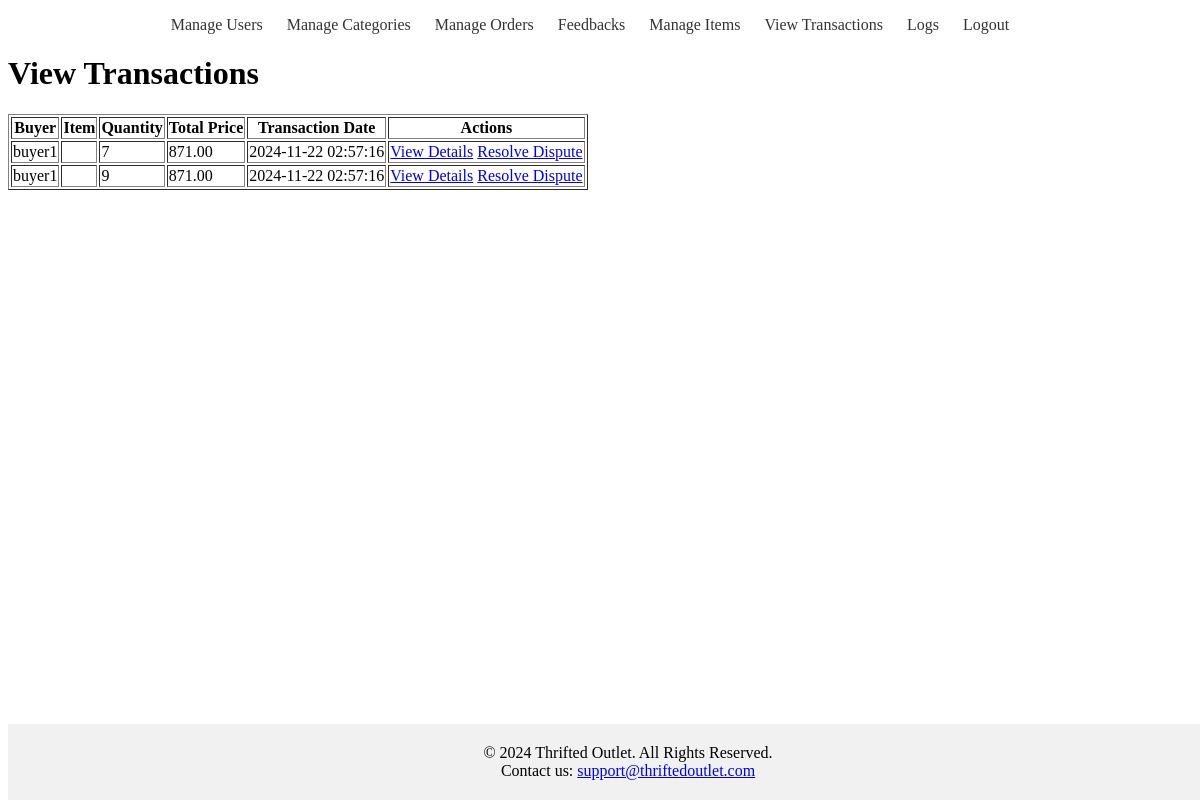
Screenshot of /admin/view_transactions.php (signed in) with the database file from the repository.
### tables this page shows
CREATE TABLE `orders` (
  `order_id` int(11) NOT NULL,
  `user_id` int(11) NOT NULL,
  `total_price` decimal(10,2) NOT NULL,
  `shipping_address` text NOT NULL,
  `payment_status` enum('pending','paid','failed') DEFAULT 'pending',
  `order_status` enum('pending','shipped','delivered','canceled') DEFAULT 'pending',
  `order_date` timestamp NOT NULL DEFAULT current_timestamp()
);

CREATE TABLE `users` (
  `user_id` int(11) NOT NULL,
  `username` varchar(50) NOT NULL,
  `password` varchar(255) NOT NULL,
  `email` varchar(100) NOT NULL,
  `role` enum('admin','seller','buyer') NOT NULL,
  `first_name` varchar(50) DEFAULT NULL,
  `last_name` varchar(50) DEFAULT NULL,
  `phone` varchar(20) DEFAULT NULL,
  `created_at` timestamp NOT NULL DEFAULT current_timestamp(),
  `address` text DEFAULT NULL
);

CREATE TABLE `order_items` (
  `order_item_id` int(11) NOT NULL,
  `order_id` int(11) NOT NULL,
  `item_id` int(11) NOT NULL,
  `quantity` int(11) NOT NULL,
  `price` decimal(10,2) NOT NULL
);

### admin/view_transactions.php (the view, shortened to what this page needs)
<?php
require_once '../config/database.php';
$query = "
SELECT
    u.username AS buyer,
    i.name AS item_name,
    oi.quantity,
    o.total_price,
    o.order_date AS transaction_date,
    o.order_id
FROM orders o
LEFT JOIN order_items oi ON o.order_id = oi.order_id
LEFT JOIN items i ON oi.item_id = i.item_id
LEFT JOIN users u ON o.user_id = u.user_id
ORDER BY o.order_date DESC
";
$stmt = $pdo->prepare($query);
$stmt->execute();
$transactions = $stmt->fetchAll(PDO::FETCH_ASSOC);
?>
<?php include 'components/header.php'; ?>
    <h1>View Transactions</h1>
    <table border="1">
        <thead>
            <tr>
                <th>Buyer</th>
                <th>Item</th>
                <th>Quantity</th>
                <th>Total Price</th>
                <th>Transaction Date</th>
                <th>Actions</th>
            </tr>
        </thead>
        <tbody>
            <?php foreach ($transactions as $transaction): ?>
                <tr>
                    <td><?php echo htmlspecialchars($transaction['buyer']); ?></td>
                    <td><?php echo htmlspecialchars($transaction['item_name']); ?></td>
                    <td><?php echo htmlspecialchars($transaction['quantity']); ?></td>
                    <td><?php echo htmlspecialchars($transaction['total_price']); ?></td>
                    <td><?php echo htmlspecialchars($transaction['transaction_date']); ?></td>
                    <td>
                        <a href="view_transaction_details.php?id=<?php echo $transaction['order_id']; ?>">View Details</a>
                        <a href="resolve_dispute.php?id=<?php echo $transaction['order_id']; ?>">Resolve Dispute</a>
                    </td>
                </tr>
            <?php endforeach; ?>
        </tbody>
    </table>
    <?php include 'components/footer.php'; ?>

### rows the page displays
orders: user.username "buyer1", order_items.quantity "7", total_price "871.00", order_date "2024-11-22 02:57:16", order_items.quantity "9"
